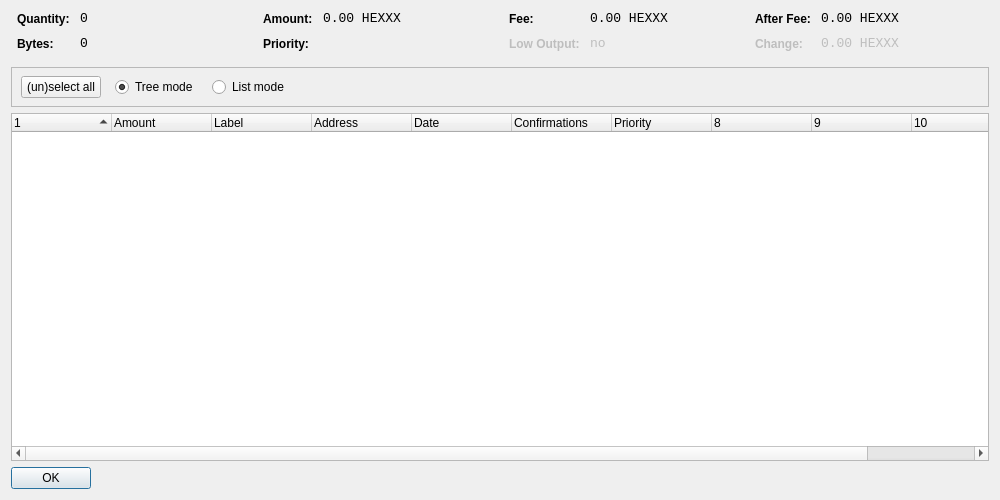
<?xml version="1.0" encoding="UTF-8"?>
<ui version="4.0">
 <class>CoinControlDialog</class>
 <widget class="QDialog" name="CoinControlDialog">
  <property name="geometry">
   <rect>
    <x>0</x>
    <y>0</y>
    <width>1000</width>
    <height>500</height>
   </rect>
  </property>
  <property name="windowTitle">
   <string>Coin Control</string>
  </property>
  <layout class="QVBoxLayout" name="verticalLayout">
   <item>
    <layout class="QHBoxLayout" name="horizontalLayoutTop" stretch="0,0,0,0">
     <property name="topMargin">
      <number>0</number>
     </property>
     <property name="bottomMargin">
      <number>10</number>
     </property>
     <item>
      <layout class="QFormLayout" name="formLayoutCoinControl1">
       <property name="horizontalSpacing">
        <number>10</number>
       </property>
       <property name="verticalSpacing">
        <number>10</number>
       </property>
       <property name="leftMargin">
        <number>6</number>
       </property>
       <property name="rightMargin">
        <number>6</number>
       </property>
       <item row="0" column="0">
        <widget class="QLabel" name="labelCoinControlQuantityText">
         <property name="styleSheet">
          <string notr="true">font-weight:bold;</string>
         </property>
         <property name="text">
          <string>Quantity:</string>
         </property>
        </widget>
       </item>
       <item row="0" column="1">
        <widget class="QLabel" name="labelCoinControlQuantity">
         <property name="font">
          <font>
           <family>Monospace</family>
           <pointsize>10</pointsize>
          </font>
         </property>
         <property name="cursor">
          <cursorShape>IBeamCursor</cursorShape>
         </property>
         <property name="contextMenuPolicy">
          <enum>Qt::ActionsContextMenu</enum>
         </property>
         <property name="text">
          <string notr="true">0</string>
         </property>
         <property name="textInteractionFlags">
          <set>Qt::LinksAccessibleByMouse|Qt::TextSelectableByKeyboard|Qt::TextSelectableByMouse</set>
         </property>
        </widget>
       </item>
       <item row="1" column="0">
        <widget class="QLabel" name="labelCoinControlBytesText">
         <property name="styleSheet">
          <string notr="true">font-weight:bold;</string>
         </property>
         <property name="text">
          <string>Bytes:</string>
         </property>
        </widget>
       </item>
       <item row="1" column="1">
        <widget class="QLabel" name="labelCoinControlBytes">
         <property name="font">
          <font>
           <family>Monospace</family>
           <pointsize>10</pointsize>
          </font>
         </property>
         <property name="cursor">
          <cursorShape>IBeamCursor</cursorShape>
         </property>
         <property name="contextMenuPolicy">
          <enum>Qt::ActionsContextMenu</enum>
         </property>
         <property name="text">
          <string notr="true">0</string>
         </property>
         <property name="textInteractionFlags">
          <set>Qt::LinksAccessibleByMouse|Qt::TextSelectableByKeyboard|Qt::TextSelectableByMouse</set>
         </property>
        </widget>
       </item>
      </layout>
     </item>
     <item>
      <layout class="QFormLayout" name="formLayoutCoinControl2">
       <property name="horizontalSpacing">
        <number>10</number>
       </property>
       <property name="verticalSpacing">
        <number>10</number>
       </property>
       <property name="leftMargin">
        <number>6</number>
       </property>
       <property name="rightMargin">
        <number>6</number>
       </property>
       <item row="0" column="0">
        <widget class="QLabel" name="labelCoinControlAmountText">
         <property name="styleSheet">
          <string notr="true">font-weight:bold;</string>
         </property>
         <property name="text">
          <string>Amount:</string>
         </property>
        </widget>
       </item>
       <item row="0" column="1">
        <widget class="QLabel" name="labelCoinControlAmount">
         <property name="font">
          <font>
           <family>Monospace</family>
           <pointsize>10</pointsize>
          </font>
         </property>
         <property name="cursor">
          <cursorShape>IBeamCursor</cursorShape>
         </property>
         <property name="contextMenuPolicy">
          <enum>Qt::ActionsContextMenu</enum>
         </property>
         <property name="text">
          <string notr="true">0.00 HEXXX</string>
         </property>
         <property name="textInteractionFlags">
          <set>Qt::LinksAccessibleByMouse|Qt::TextSelectableByKeyboard|Qt::TextSelectableByMouse</set>
         </property>
        </widget>
       </item>
       <item row="1" column="0">
        <widget class="QLabel" name="labelCoinControlPriorityText">
         <property name="styleSheet">
          <string notr="true">font-weight:bold;</string>
         </property>
         <property name="text">
          <string>Priority:</string>
         </property>
        </widget>
       </item>
       <item row="1" column="1">
        <widget class="QLabel" name="labelCoinControlPriority">
         <property name="font">
          <font>
           <family>Monospace</family>
           <pointsize>10</pointsize>
          </font>
         </property>
         <property name="cursor">
          <cursorShape>IBeamCursor</cursorShape>
         </property>
         <property name="contextMenuPolicy">
          <enum>Qt::ActionsContextMenu</enum>
         </property>
         <property name="text">
          <string/>
         </property>
         <property name="textInteractionFlags">
          <set>Qt::LinksAccessibleByMouse|Qt::TextSelectableByKeyboard|Qt::TextSelectableByMouse</set>
         </property>
        </widget>
       </item>
      </layout>
     </item>
     <item>
      <layout class="QFormLayout" name="formLayoutCoinControl3">
       <property name="horizontalSpacing">
        <number>10</number>
       </property>
       <property name="verticalSpacing">
        <number>10</number>
       </property>
       <property name="leftMargin">
        <number>6</number>
       </property>
       <property name="rightMargin">
        <number>6</number>
       </property>
       <item row="0" column="0">
        <widget class="QLabel" name="labelCoinControlFeeText">
         <property name="styleSheet">
          <string notr="true">font-weight:bold;</string>
         </property>
         <property name="text">
          <string>Fee:</string>
         </property>
        </widget>
       </item>
       <item row="0" column="1">
        <widget class="QLabel" name="labelCoinControlFee">
         <property name="font">
          <font>
           <family>Monospace</family>
           <pointsize>10</pointsize>
          </font>
         </property>
         <property name="cursor">
          <cursorShape>IBeamCursor</cursorShape>
         </property>
         <property name="contextMenuPolicy">
          <enum>Qt::ActionsContextMenu</enum>
         </property>
         <property name="text">
          <string notr="true">0.00 HEXXX</string>
         </property>
         <property name="textInteractionFlags">
          <set>Qt::LinksAccessibleByMouse|Qt::TextSelectableByKeyboard|Qt::TextSelectableByMouse</set>
         </property>
        </widget>
       </item>
       <item row="1" column="0">
        <widget class="QLabel" name="labelCoinControlLowOutputText">
         <property name="enabled">
          <bool>false</bool>
         </property>
         <property name="styleSheet">
          <string notr="true">font-weight:bold;</string>
         </property>
         <property name="text">
          <string>Low Output:</string>
         </property>
        </widget>
       </item>
       <item row="1" column="1">
        <widget class="QLabel" name="labelCoinControlLowOutput">
         <property name="enabled">
          <bool>false</bool>
         </property>
         <property name="font">
          <font>
           <family>Monospace</family>
           <pointsize>10</pointsize>
          </font>
         </property>
         <property name="cursor">
          <cursorShape>IBeamCursor</cursorShape>
         </property>
         <property name="contextMenuPolicy">
          <enum>Qt::ActionsContextMenu</enum>
         </property>
         <property name="text">
          <string notr="true">no</string>
         </property>
         <property name="textInteractionFlags">
          <set>Qt::LinksAccessibleByMouse|Qt::TextSelectableByKeyboard|Qt::TextSelectableByMouse</set>
         </property>
        </widget>
       </item>
      </layout>
     </item>
     <item>
      <layout class="QFormLayout" name="formLayoutCoinControl4">
       <property name="horizontalSpacing">
        <number>10</number>
       </property>
       <property name="verticalSpacing">
        <number>10</number>
       </property>
       <property name="leftMargin">
        <number>6</number>
       </property>
       <property name="rightMargin">
        <number>6</number>
       </property>
       <item row="0" column="0">
        <widget class="QLabel" name="labelCoinControlAfterFeeText">
         <property name="styleSheet">
          <string notr="true">font-weight:bold;</string>
         </property>
         <property name="text">
          <string>After Fee:</string>
         </property>
        </widget>
       </item>
       <item row="0" column="1">
        <widget class="QLabel" name="labelCoinControlAfterFee">
         <property name="font">
          <font>
           <family>Monospace</family>
           <pointsize>10</pointsize>
          </font>
         </property>
         <property name="cursor">
          <cursorShape>IBeamCursor</cursorShape>
         </property>
         <property name="contextMenuPolicy">
          <enum>Qt::ActionsContextMenu</enum>
         </property>
         <property name="text">
          <string notr="true">0.00 HEXXX</string>
         </property>
         <property name="textInteractionFlags">
          <set>Qt::LinksAccessibleByMouse|Qt::TextSelectableByKeyboard|Qt::TextSelectableByMouse</set>
         </property>
        </widget>
       </item>
       <item row="1" column="0">
        <widget class="QLabel" name="labelCoinControlChangeText">
         <property name="enabled">
          <bool>false</bool>
         </property>
         <property name="styleSheet">
          <string notr="true">font-weight:bold;</string>
         </property>
         <property name="text">
          <string>Change:</string>
         </property>
        </widget>
       </item>
       <item row="1" column="1">
        <widget class="QLabel" name="labelCoinControlChange">
         <property name="enabled">
          <bool>false</bool>
         </property>
         <property name="font">
          <font>
           <family>Monospace</family>
           <pointsize>10</pointsize>
          </font>
         </property>
         <property name="cursor">
          <cursorShape>IBeamCursor</cursorShape>
         </property>
         <property name="contextMenuPolicy">
          <enum>Qt::ActionsContextMenu</enum>
         </property>
         <property name="text">
          <string notr="true">0.00 HEXXX</string>
         </property>
         <property name="textInteractionFlags">
          <set>Qt::LinksAccessibleByMouse|Qt::TextSelectableByKeyboard|Qt::TextSelectableByMouse</set>
         </property>
        </widget>
       </item>
      </layout>
     </item>
    </layout>
   </item>
   <item>
    <widget class="QFrame" name="frame">
     <property name="minimumSize">
      <size>
       <width>0</width>
       <height>40</height>
      </size>
     </property>
     <property name="frameShape">
      <enum>QFrame::StyledPanel</enum>
     </property>
     <property name="frameShadow">
      <enum>QFrame::Sunken</enum>
     </property>
     <widget class="QWidget" name="horizontalLayoutWidget">
      <property name="geometry">
       <rect>
        <x>10</x>
        <y>0</y>
        <width>781</width>
        <height>41</height>
       </rect>
      </property>
      <layout class="QHBoxLayout" name="horizontalLayoutPanel" stretch="0,0,0,0">
       <property name="spacing">
        <number>14</number>
       </property>
       <item>
        <widget class="QPushButton" name="pushButtonSelectAll">
         <property name="sizePolicy">
          <sizepolicy hsizetype="Maximum" vsizetype="Fixed">
           <horstretch>0</horstretch>
           <verstretch>0</verstretch>
          </sizepolicy>
         </property>
         <property name="text">
          <string>(un)select all</string>
         </property>
        </widget>
       </item>
       <item>
        <widget class="QRadioButton" name="radioTreeMode">
         <property name="sizePolicy">
          <sizepolicy hsizetype="Maximum" vsizetype="Fixed">
           <horstretch>0</horstretch>
           <verstretch>0</verstretch>
          </sizepolicy>
         </property>
         <property name="text">
          <string>Tree mode</string>
         </property>
         <property name="checked">
          <bool>true</bool>
         </property>
        </widget>
       </item>
       <item>
        <widget class="QRadioButton" name="radioListMode">
         <property name="sizePolicy">
          <sizepolicy hsizetype="Maximum" vsizetype="Fixed">
           <horstretch>0</horstretch>
           <verstretch>0</verstretch>
          </sizepolicy>
         </property>
         <property name="text">
          <string>List mode</string>
         </property>
        </widget>
       </item>
       <item>
        <spacer name="horizontalSpacer">
         <property name="orientation">
          <enum>Qt::Horizontal</enum>
         </property>
         <property name="sizeHint" stdset="0">
          <size>
           <width>40</width>
           <height>20</height>
          </size>
         </property>
        </spacer>
       </item>
      </layout>
     </widget>
    </widget>
   </item>
   <item>
    <widget class="CoinControlTreeWidget" name="treeWidget">
     <property name="contextMenuPolicy">
      <enum>Qt::CustomContextMenu</enum>
     </property>
     <property name="sortingEnabled">
      <bool>false</bool>
     </property>
     <property name="columnCount">
      <number>11</number>
     </property>
     <attribute name="headerShowSortIndicator" stdset="0">
      <bool>true</bool>
     </attribute>
     <attribute name="headerStretchLastSection">
      <bool>false</bool>
     </attribute>
     <column>
      <property name="text">
       <string/>
      </property>
     </column>
     <column>
      <property name="text">
       <string>Amount</string>
      </property>
     </column>
     <column>
      <property name="text">
       <string>Label</string>
      </property>
     </column>
     <column>
      <property name="text">
       <string>Address</string>
      </property>
     </column>
     <column>
      <property name="text">
       <string>Date</string>
      </property>
     </column>
     <column>
      <property name="text">
       <string>Confirmations</string>
      </property>
      <property name="toolTip">
       <string>Confirmed</string>
      </property>
     </column>
     <column>
      <property name="text">
       <string>Priority</string>
      </property>
     </column>
     <column>
      <property name="text">
       <string/>
      </property>
     </column>
     <column>
      <property name="text">
       <string/>
      </property>
     </column>
     <column>
      <property name="text">
       <string/>
      </property>
     </column>
     <column>
      <property name="text">
       <string/>
      </property>
     </column>
    </widget>
   </item>
   <item>
    <widget class="QDialogButtonBox" name="buttonBox">
     <property name="sizePolicy">
      <sizepolicy hsizetype="Maximum" vsizetype="Fixed">
       <horstretch>0</horstretch>
       <verstretch>0</verstretch>
      </sizepolicy>
     </property>
     <property name="orientation">
      <enum>Qt::Horizontal</enum>
     </property>
     <property name="standardButtons">
      <set>QDialogButtonBox::Ok</set>
     </property>
    </widget>
   </item>
  </layout>
 </widget>
 <customwidgets>
  <customwidget>
   <class>CoinControlTreeWidget</class>
   <extends>QTreeWidget</extends>
   <header>coincontroltreewidget.h</header>
  </customwidget>
 </customwidgets>
 <resources/>
 <connections/>
</ui>
